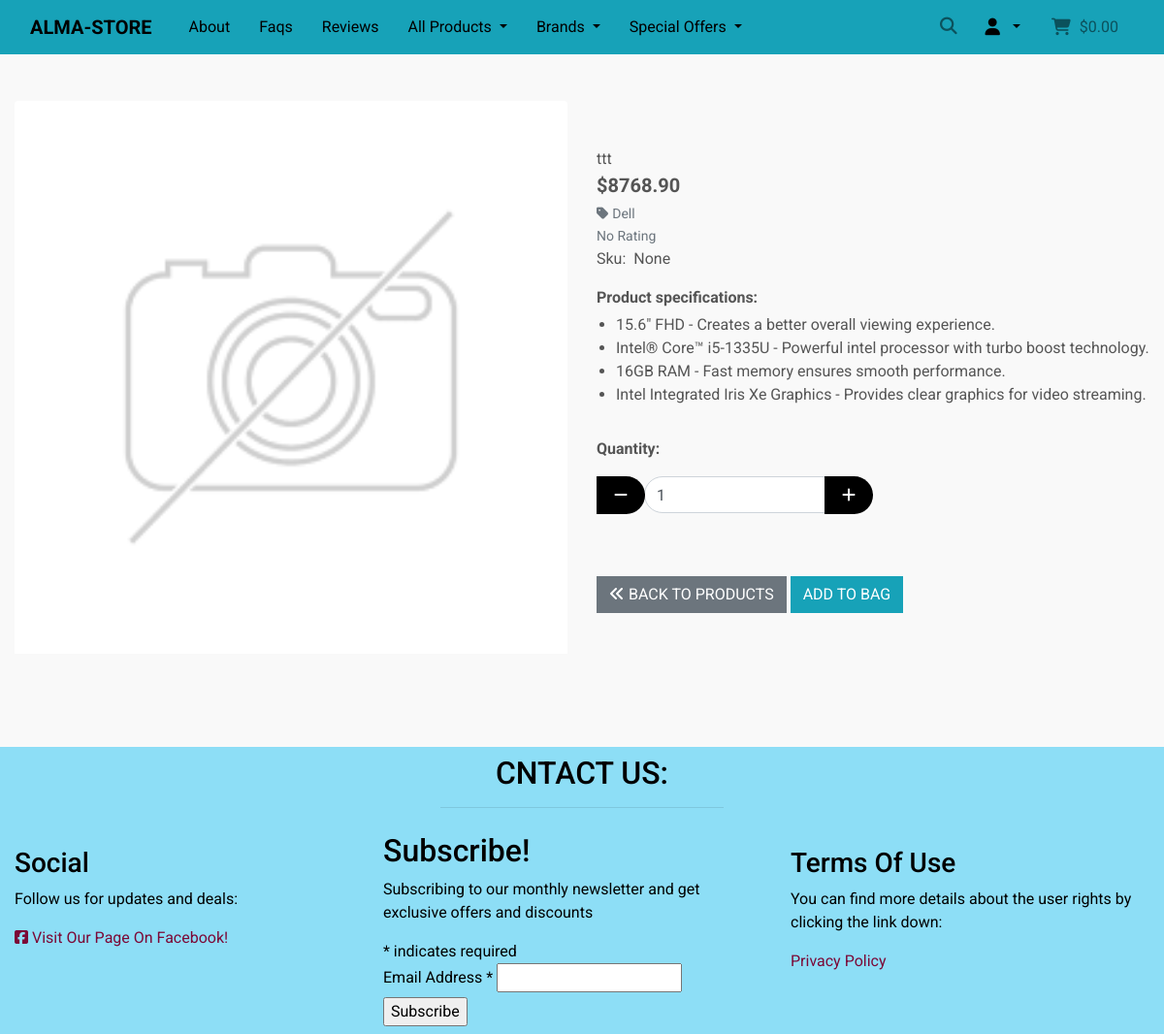
Screenshot of /products/42/ with the database file from the repository.
### products/models.py (models this page shows, shortened)
class Product(models.Model):
    brand = models.ForeignKey('Brand', null=True, blank=True,
                              on_delete=models.SET_NULL)
    sku = models.CharField(max_length=254, null=True, blank=True)
    name = models.CharField(max_length=254)
    display = models.CharField(max_length=254)
    processor = models.CharField(max_length=254)
    memory = models.CharField(max_length=254)
    storage = models.CharField(max_length=254)
    graphics = models.CharField(max_length=254)
    warranty = models.CharField(max_length=254, null=True, blank=True)
    operating_system = models.CharField(max_length=254,
                                        null=True, blank=True)
    availability = models.BooleanField(default=True,
                                       null=True, blank=True)
    price = models.DecimalField(max_digits=6, decimal_places=2)
    rating = models.DecimalField(max_digits=6, decimal_places=2,
                                 null=True, blank=True)
    image_url = models.URLField(max_length=1024, null=True, blank=True)
    image = models.ImageField(null=True, blank=True)
    class Meta:
        ordering = ["sku"]

class Brand(models.Model):
    name = models.CharField(max_length=254)
    other_name = models.CharField(max_length=254)

### products/views.py (the view)
# urls.py: path('<int:product_id>/', views.product_detail, name='product_detail'),
def product_detail(request, product_id):
    product = get_object_or_404(Product, pk=product_id)
    context = {
        'product': product,
    }
    return render(request, 'products/product_detail.html', context)

### bag/contexts.py (called while the page is built, shortened)
def bag_contents(request):
    bag_items = []
    total = 0
    product_count = 0
    bag = request.session.get('bag', {})
    if total < settings.FREE_DELIVERY_THRESHOLD:
        delivery = total * Decimal(settings.STANDARD_DELIVERY_PERCENTAGE / 100)
        free_delivery_delta = settings.FREE_DELIVERY_THRESHOLD - total
    else:
        delivery = 0
        free_delivery_delta = 0
    grand_total = delivery + total
    context = {
        'bag_items': bag_items,
        'total': total,
        'product_count': product_count,
        'delivery': delivery,
        'free_delivery_threshold': settings.FREE_DELIVERY_THRESHOLD,
        'free_delivery_delta': free_delivery_delta,
        'grand_total': grand_total,
    }
    return context

### products/templates/products/product_detail.html (shortened to what this page needs)
{% extends "base.html" %}
{% block content %}
<div class="container-fluid">
    <div class="row">
        <div class="col-12 col-sm-6 col-md-6">
          <div class="image-container my-5">
            {% if product.image %}
                <a href="{{ product.image.url }}" target="_blank">
                    <img class="card-img-top img-fluid" src="{{ product.image.url }}" alt="{{ product.name }}">
                </a>
            {% else %}
                <a href="">
                    <img class="card-img-top img-fluid" src="{{ MEDIA_URL }}noimage.png" alt="{{ product.name }}">
                </a>
            {% endif %}
          </div>
        </div>
        <div class="col-12 col-sm-6 col-md-6">
            <div class="product-details-container mb-5 mt-sm-5 pt-sm-5">
                <p class="mb-0">{{ product.name }}</p>
                <p class="lead mb-0 text-left font-weight-bold">${{ product.price }}</p>
                {% if product.brand %}
                    <p class="small mt-1 mb-0">
                        <a class="text-muted" href="{% url 'products'%}?brand={{ product.brand.name }}">
                            <i class="fas fa-tag mr-1"></i>{{ product.brand.other_name }}
                        </a>
                    </p>
                {% endif %}
                {% if product.rating %}
                    <small class="text-muted"><i class="fa-solid fa-face-smile mr-1"></i>{{ product.rating }} / 5</small>
                {% else %}
                    <small class="text-muted">No Rating</small>
                {% endif %}
                <p class="">Sku: <span class="ml-1">{{ product.sku }}</span> </p>
                <p class="my-1"><strong>Product specifications:</strong></p>
                <ul class="product-ul">
                    <li>{{ product.display }}</li>
                    <li>{{ product.processor }}</li>
                    <li>{{ product.memory }}</li>
                    <li>{{ product.graphics }}</li>
                </ul>
                <form class="form" action="{% url 'add_to_bag' product.id %}" method="POST">
                    <div class="form-row">
                        <div class="col-12">
                            <p class="mt-3"><strong>Quantity:</strong></p>
                            <div class="form-group w-50">
                                <div class="input-group input-group-{{ product.id }}">
                                    <div class="input-group-prepend">
                                        <button class="decrement-qty btn btn-black rounded-0 decrement-qty_{{ product.id }}"
                                            data-item_id="{{ product.id }}">
                                            <span class="icon">
                                                <i class="fas fa-minus"></i>
                                            </span>
                                        </button>
                                    </div>
                                    <input class="form-control qty_input id_qty_{{ product.id }}" type="number"
                                       name="quantity" value="1" min="1" max="99" data-item_id="{{ product.id }}">
                                    <div class="input-group-append">
                                        <button class="increment-qty btn btn-black rounded-0 increment-qty_{{ product.id }}"
                                        data-item_id="{{ product.id }}">
                                        <span class="icon">
                                            <i class="fas fa-plus"></i>
                                        </span>
                                    </button>
                                    </div>
                                </div>
                            </div>
                        </div>
                        <div class="col">
                            <a href="{% url 'products' %}" class="btn btn-secondary rounded-0 mt-5">
                                <span >
                                    <i class="fa-solid fa-angles-left"></i>
                                </span>
                                <span class="text-uppercase">Back to Products</span>
                            </a>
                            <input type="submit" class="btn btn-info rounded-0 text-uppercase mt-5" value="Add to Bag">
                        </div>
                    </div>
                </form>
            </div>
        </div>
    </div>
</div>
{% endblock %}

### static/css/basestyle.css (style rules this page uses)
html { height: 100%; }
body { color: #555; background-color: #f9f9f9; font-family: "Roboto", sans-serif; font-optical-sizing: auto; font-weight: 400; font-style: normal; font-variation-settings: "wdth" 100; }
.icon { align-items: center; display: inline-flex; justify-content: center; height: 1.5rem; width: 1.5rem; }
.btn-black { background: black; color: white; }
.product-ul { margin-left: -20px; }
.input-group .form-control { border-radius: 20px 0 0 20px !important; }
.input-group .btn { border-radius: 0 20px 20px 0 !important; }
.input-group .btn { min-width: 42px; }
.input-group { width: 100% !important; flex-wrap: nowrap !important; }
.input-group .form-control { min-width: 0; flex: 1 1 auto; }
.input-group-append { flex-shrink: 0; }

### rows the page displays
Product: name "ttt", price "8768.90", brand.other_name "Dell", sku "None", display "15.6\" FHD - Creates a better overall viewing experience.", processor "Intel® Core™ i5-1335U - Powerful intel processor with turbo boost technology.", memory "16GB RAM - Fast memory ensures smooth performance.", graphics "Intel Integrated Iris Xe Graphics - Provides clear graphics for video streaming."
